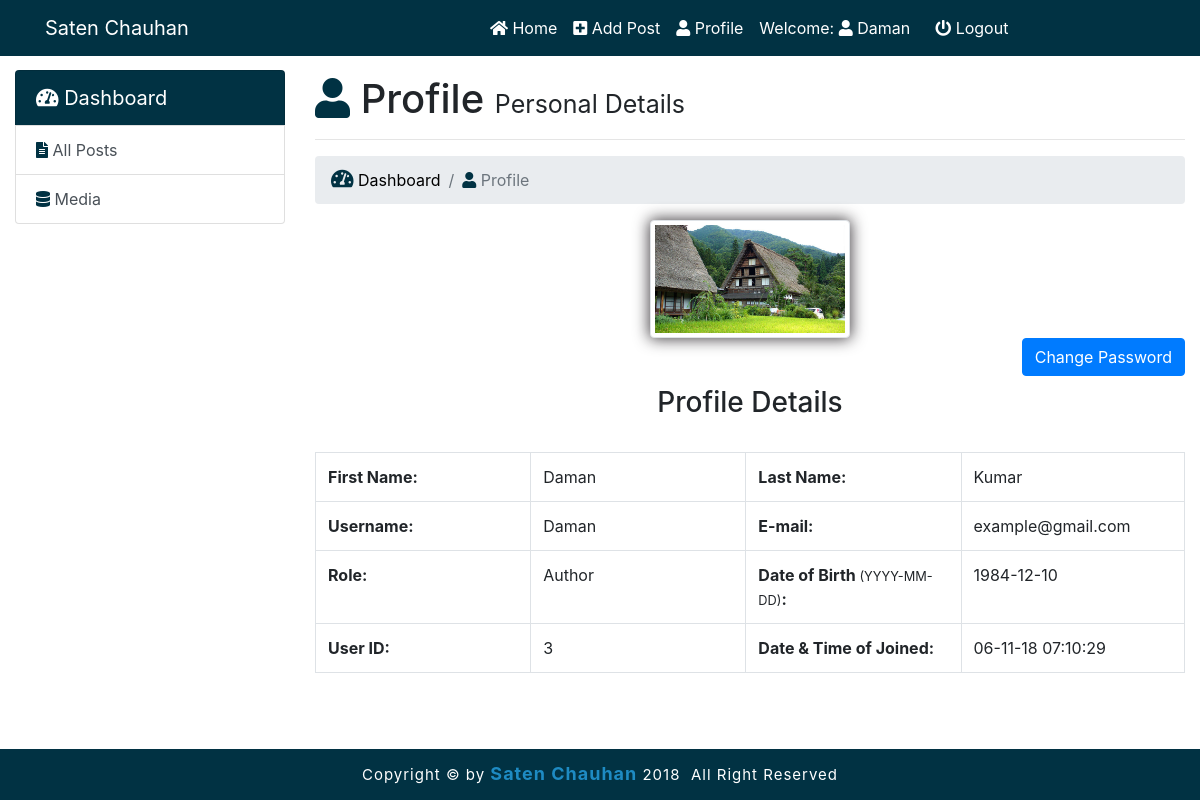
Page /admin/profile.php (signed in) on the committed database.
### tables this page shows
CREATE TABLE `users` (
  `id` int(11) NOT NULL,
  `first_name` varchar(255) NOT NULL,
  `last_name` varchar(255) NOT NULL,
  `username` varchar(255) NOT NULL,
  `email` varchar(255) NOT NULL,
  `dob` varchar(60) NOT NULL,
  `password` varchar(255) NOT NULL,
  `role` varchar(255) NOT NULL,
  `image` varchar(255) NOT NULL,
  `token` varchar(255) NOT NULL,
  `joined` varchar(50) NOT NULL
);

### admin/profile.php (the view, shortened to what this page needs)
<?php require_once('inc/top.php');
  $session_username = $_SESSION['username'];
  $query = "SELECT * FROM users WHERE username='$session_username'";
  $run = mysqli_query($dbcon,$query);
  $row = mysqli_fetch_array($run);
  $id = $row['id'];
  $fname = $row['first_name'];
  $lname = $row['last_name'];
  $username = $row['username'];
  $email = $row['email'];
  $role = $row['role'];
  $dob = $row['dob'];
  $image = $row['image'];
  $date = $row['joined'];
?>
<body>
<div id="container">
   <?php include("inc/navbar.php"); ?>
     <div class="container-fluid body-section">
       <div class="row">
        <div class="col-md-3">
        <?php include("inc/sidebar.php"); ?>
        </div>
    <div class="col-md-9 dash">
    <h1><i style="color: #013243;" class="fa fa-user ft-c"></i> Profile <small style="font-size: 25px;"> Personal Details</small></h1><hr>
      <ol class="breadcrumb">
      <li class="breadcrumb-item ft-size"><a href="index.php" class="txt"><i class="fa fa-tachometer-alt static"></i> Dashboard</a></li>
      <li class="breadcrumb-item active ft-size"><i class="fa fa-user ft-c"></i> Profile</li>
      </ol>
    <div class="row">
    <div class="col-sm-12">
        <center><img src="../dbpic/<?php echo $image; ?>" style="width: 200px; box-shadow: 0px 0px 15px 1px rgba(61,57,61,0.97);" class="img-thumbnail" name="profile-image" id="profile-image"></center>
         <a href="changepass.php?changeid=<?php echo $id; ?>" class="btn btn-primary float-right">Change Password</a><br><br>
       <center><h3>Profile Details</h3></center><br>
       <table class="table table-bordered">
         <tr>
           <td width="20%"><b>First Name:</b></td>
           <td width="20%"><?php echo $fname; ?></td>
           <td width="20%"><b>Last Name:</b></td>
           <td width="20%"><?php echo $lname; ?></td>
         </tr>
         <tr>
           <td width="20%"><b>Username:</b></td>
           <td width="20%"><?php echo ucfirst($username); ?></td>
           <td width="20%"><b>E-mail:</b></td>
           <td width="20%"><?php echo $email; ?></td>
         </tr>
         <tr>
           <td width="20%"><b>Role:</b></td>
           <td width="20%"><?php echo ucfirst($role); ?></td>
           <td width="20%" ><b>Date of Birth</b><small> (YYYY-MM-DD)</small><b>:</b></td>
           <td width="20%"><?php echo $dob; ?></td>
         </tr>
         <tr>
           <td width="20%"><b>User ID:</b></td>
           <td width="20%"><?php echo $id; ?></td>
           <td width="20%"><b> Date & Time of Joined:</b></td>
           <td width="20%"><?php echo $date;?></td>
         </tr>
       </table>
     </div>
   </div>
  </div>
 </div>
</div>
  <?php include('inc/footer.php'); ?>

### admin/css/admin-style.css (style rules this page uses)
html, body { height: 100%; }
body { padding-top: 105px; }
body { font-family: 'cambria', sans-serif; background-color: #EEEDED; }
h1,h2, h3, h4, a { color: #fff; }
h1,h2, h3, h4 { color: #013243; }
i { color: #fff; }
.dash { margin-top: -30px; }
.fa-file-alt,.fa-comment,.fa-folder-open,.fa-users,.fa-tachometer-alt { color: #013243; }
.txt { text-decoration: none; }
.static { color: #013243; font-size: 20px; }
.ft-c { color: #013243; }
.tag-boxes .panel-yellow .fa-n2, .txt { color: black; }
#container { min-height: 100%; position: relative; }
.body-section { padding-bottom: 70px; }

### rows in the picture
users: image (picture), first_name "Daman", last_name "Kumar", username "Daman", email "example@gmail.com", role "Author", dob "1984-12-10", id "3", joined "06-11-18 07:10:29"

### other values in the picture
$session_username "Daman"
